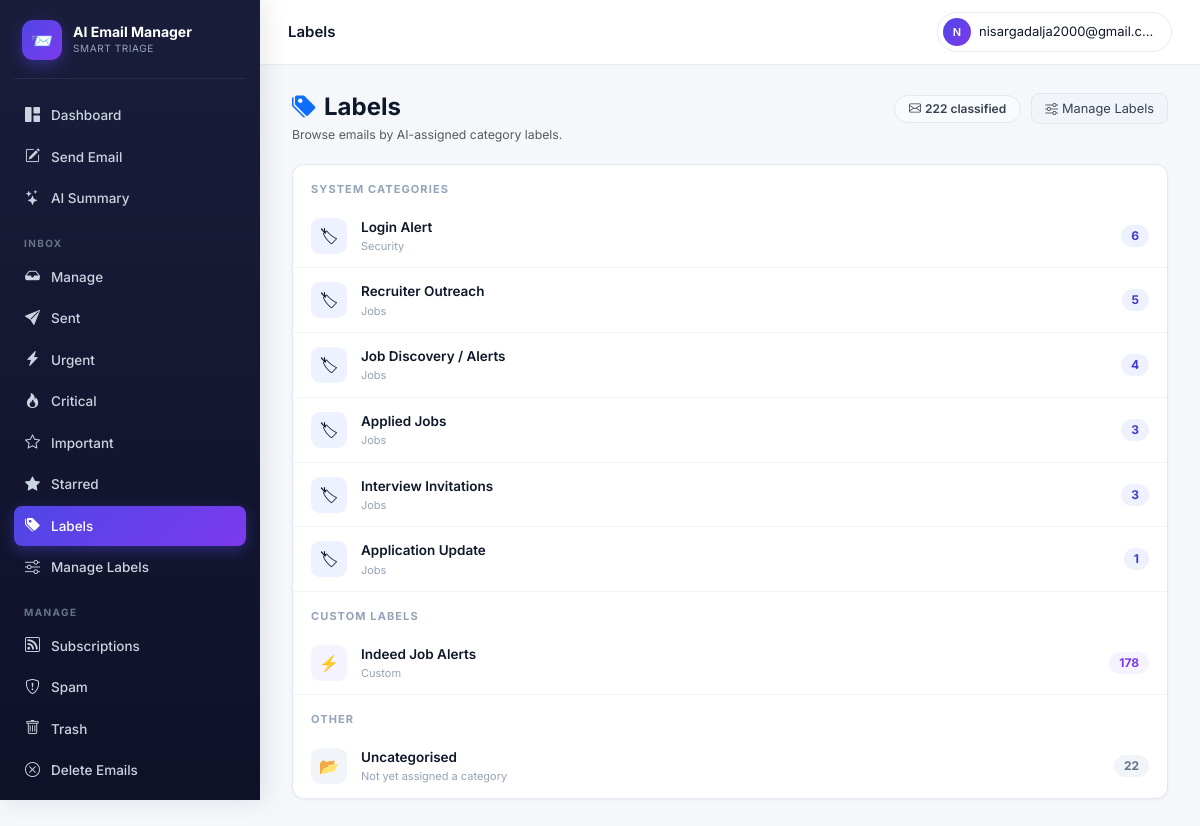
The app's page /accounts/labels/ (signed in) with its own data.
### accounts/models.py (models this page shows, shortened)
class EmailCategory(models.Model):
    slug         = models.SlugField(max_length=64, unique=True)
    name         = models.CharField(max_length=120)
    short_label  = models.CharField(max_length=32)
    group        = models.CharField(max_length=64)
    description  = models.TextField(blank=True)
    default_tier = models.CharField(max_length=16, choices=TIER_CHOICES, default="normal")

class UserCustomCategory(models.Model):
    user        = models.ForeignKey(User, on_delete=models.CASCADE, related_name="custom_categories")
    name        = models.CharField(max_length=100)
    slug        = models.SlugField(max_length=100)
    description = models.TextField(blank=True, help_text="Describe what kinds of emails belong here")
    created_at  = models.DateTimeField(auto_now_add=True)
    class Meta:
        unique_together = [("user", "slug")]

### accounts/views.py (the view)
# urls.py: path("labels/",           views.labels_view,      name="labels"),
@login_required
def labels_view(request):
    sys_labels = (ClassifiedEmail.objects
                  .filter(user=request.user, category__isnull=False)
                  .values("category__id", "category__name", "category__group", "category__short_label")
                  .annotate(count=Count("id"))
                  .order_by("-count"))
    custom_labels = (ClassifiedEmail.objects
                     .filter(user=request.user, custom_category__isnull=False)
                     .values("custom_category__id", "custom_category__name")
                     .annotate(count=Count("id"))
                     .order_by("-count"))
    uncategorised = ClassifiedEmail.objects.filter(
        user=request.user, category__isnull=True, custom_category__isnull=True
    ).count()
    total = ClassifiedEmail.objects.filter(user=request.user).count()
    return render(request, "labels.html", {
        "sys_labels": sys_labels,
        "custom_labels": custom_labels,
        "uncategorised": uncategorised,
        "total": total,
    })

### accounts/context_processors.py (called while the page is built)
def active_job(request):
    if not request.user.is_authenticated:
        return {}
    job = (ClassificationJob.objects
           .filter(user=request.user, status__in=["pending", "running"])
           .order_by("-id").first())
    return {"global_active_job": job}

### templates/labels.html (shortened to what this page needs)
{% extends "base.html" %}{% block title %}Labels{% endblock %}
{% block topbar_title %}Labels{% endblock %}
{% block body %}
<div class="lbl-header">
  <div>
    <h4 class="mb-1 fw-bold" style="color:#0f172a"><i class="bi bi-tags-fill text-primary me-2"></i>Labels</h4>
    <p class="text-muted small mb-0">Browse emails by AI-assigned category labels.</p>
  </div>
  <div style="display:flex;gap:10px;align-items:center">
    <span class="lbl-total"><i class="bi bi-envelope me-1"></i>{{ total }} classified</span>
    <a href="{% url 'manage_labels' %}" style="font-size:.8rem;background:#f1f5f9;color:#374151;border:1px solid #e2e8f0;border-radius:8px;padding:5px 13px;text-decoration:none;white-space:nowrap">
      <i class="bi bi-sliders me-1"></i>Manage Labels
    </a>
  </div>
</div>
<div class="lbl-card">
  {% if sys_labels %}
    <div class="lbl-section">System Categories</div>
    {% for l in sys_labels %}
      <a class="lbl-row" href="{% url 'manage_emails' %}?category={{ l.category__id }}">
        <div class="lbl-icon" style="background:#eef2ff">🏷</div>
        <div style="flex:1;min-width:0">
          <div class="lbl-name">{{ l.category__name }}</div>
          <div class="lbl-group">{{ l.category__group }}</div>
        </div>
        <span class="lbl-count">{{ l.count }}</span>
      </a>
    {% endfor %}
  {% endif %}
  {% if custom_labels %}
    <div class="lbl-section">Custom Labels</div>
    {% for l in custom_labels %}
      <a class="lbl-row" href="{% url 'manage_emails' %}?custom_category={{ l.custom_category__id }}">
        <div class="lbl-icon" style="background:#f5f3ff">⚡</div>
        <div style="flex:1;min-width:0">
          <div class="lbl-name">{{ l.custom_category__name }}</div>
          <div class="lbl-group">Custom</div>
        </div>
        <span class="lbl-count lbl-count-custom">{{ l.count }}</span>
      </a>
    {% endfor %}
  {% endif %}
  {% if uncategorised %}
    <div class="lbl-section">Other</div>
    <a class="lbl-row" href="{% url 'manage_emails' %}">
      <div class="lbl-icon" style="background:#f1f5f9">📂</div>
      <div style="flex:1;min-width:0">
        <div class="lbl-name">Uncategorised</div>
        <div class="lbl-group">Not yet assigned a category</div>
      </div>
      <span class="lbl-count" style="background:#f1f5f9;color:#64748b">{{ uncategorised }}</span>
    </a>
  {% endif %}
</div>
{% endblock %}

### templates/base.html (shortened to what this page needs)
{% load static %}
<!doctype html>
<html lang="en">
<head>
<link href="https://cdn.jsdelivr.net/npm/bootstrap@5.3.3/dist/css/bootstrap.min.css" rel="stylesheet">
<link href="https://cdn.jsdelivr.net/npm/bootstrap-icons@1.11.3/font/bootstrap-icons.css" rel="stylesheet">
</head>
<body>
<div class="app-shell">
  <aside class="sidebar" id="sidebar">
    <div class="brand">
      <div class="brand-logo">📨</div>
      <div>
        <div class="brand-name">AI Email Manager</div>
        <div class="brand-sub">Smart triage</div>
      </div>
    </div>
    <nav>
      <a class="side-link {% if request.resolver_match.url_name == 'dashboard' %}active{% endif %}" href="{% url 'dashboard' %}">
        <i class="bi bi-grid-1x2-fill"></i> Dashboard
      </a>
      <button class="side-link" style="background:none;border:none;width:100%;cursor:pointer;text-align:left"
              onclick="openComposeModal()">
        <i class="bi bi-pencil-square"></i> Send Email
      </button>
      <a class="side-link {% if request.resolver_match.url_name == 'email_summary' %}active{% endif %}" href="{% url 'email_summary' %}">
        <i class="bi bi-stars"></i> AI Summary
      </a>
      <div class="side-section">Inbox</div>
      <a class="side-link {% if request.resolver_match.url_name == 'manage_emails' %}active{% endif %}" href="{% url 'manage_emails' %}">
        <i class="bi bi-inbox-fill"></i> Manage
      </a>
      <a class="side-link {% if request.resolver_match.url_name == 'sent' %}active{% endif %}" href="{% url 'sent' %}">
        <i class="bi bi-send-fill"></i> Sent
      </a>
      <a class="side-link {% if request.resolver_match.url_name == 'action_needed' %}active{% endif %}" href="{% url 'action_needed' %}">
        <i class="bi bi-lightning-charge-fill"></i> Urgent
      </a>
      <a class="side-link {% if request.resolver_match.url_name == 'urgent' %}active{% endif %}" href="{% url 'urgent' %}">
        <i class="bi bi-fire"></i> Critical
      </a>
      <a class="side-link {% if request.resolver_match.url_name == 'important' %}active{% endif %}" href="{% url 'important' %}">
        <i class="bi bi-star"></i> Important
      </a>
      <a class="side-link {% if request.resolver_match.url_name == 'starred' %}active{% endif %}" href="{% url 'starred' %}">
        <i class="bi bi-star-fill"></i> Starred
      </a>
      <a class="side-link {% if request.resolver_match.url_name == 'labels' %}active{% endif %}" href="{% url 'labels' %}">
        <i class="bi bi-tags-fill"></i> Labels
      </a>
      <a class="side-link {% if request.resolver_match.url_name == 'manage_labels' %}active{% endif %}" href="{% url 'manage_labels' %}">
        <i class="bi bi-sliders"></i> Manage Labels
      </a>
      <div class="side-section">Manage</div>
      <a class="side-link {% if request.resolver_match.url_name == 'subscriptions' %}active{% endif %}" href="{% url 'subscriptions' %}">
        <i class="bi bi-rss"></i> Subscriptions
      </a>
      <a class="side-link {% if request.resolver_match.url_name == 'spam' %}active{% endif %}" href="{% url 'spam' %}">
        <i class="bi bi-shield-exclamation"></i> Spam
      </a>
      <a class="side-link {% if request.resolver_match.url_name == 'trash' %}active{% endif %}" href="{% url 'trash' %}">
        <i class="bi bi-trash"></i> Trash
      </a>
      <a class="side-link {% if request.resolver_match.url_name == 'delete_emails' %}active{% endif %}" href="{% url 'delete_emails' %}">
        <i class="bi bi-x-circle"></i> Delete Emails
      </a>
      <div class="side-section">Settings</div>
    </nav>
  </aside>
  <div class="main-wrap">
    <header class="topbar">
      <div class="topbar-left">
        <div class="topbar-title">{% block topbar_title %}{% endblock %}</div>
      </div>
      <div class="topbar-right">
        <div class="dropdown">
          <button class="user-chip dropdown-toggle" data-bs-toggle="dropdown" aria-expanded="false">
            <span class="user-avatar">{{ user.email|slice:":1"|upper }}</span>
            <span class="d-none d-sm-inline" style="max-width:180px;overflow:hidden;text-overflow:ellipsis;white-space:nowrap">{{ user.email }}</span>
          </button>
        </div>
      </div>
    </header>
    <main class="main">
      {% block body %}{% endblock %}
    </main>
  </div>
</div>
</body>
</html>

### templates/base.html (style rules this page uses)
:root { --bg:#f5f7fb;--surface:#fff;--border:#e7ebf2; --text:#0f172a;--muted:#64748b; --primary:#4f46e5;--primary-2:#4338ca;--primary-light:#eef2ff; --critical:#dc2626;--important:#f59e0b;--normal:#3b82f6;--low:#94a3b8;--ignore:#475569; --gradient:linear-gradient(135deg,#667eea 0%,#764ba2 100%); --gradient-2:linear-gradient(135deg,#4f46e5 0%,#7c3aed 100%); --sidebar-w:260px; }
* { box-sizing:border-box }
html,body { margin:0;padding:0 }
body { font-family:'Inter',-apple-system,BlinkMacSystemFont,'Segoe UI',sans-serif;background:var(--bg);color:var(--text);font-size:14px;line-height:1.5;-webkit-font-smoothing:antialiased }
.app-shell { display:flex;min-height:100vh }
.sidebar { width:var(--sidebar-w);background:linear-gradient(180deg,#1a1d3a 0%,#0f1129 100%);color:#cbd5e1;padding:20px 14px 60px;flex-shrink:0;position:fixed;top:0;left:0;height:100vh;overflow-y:auto;-webkit-overflow-scrolling:touch;overscroll-behavior:contain;z-index:200;transition:transform .25s ease;box-shadow:4px 0 24px rgba(15,23,42,.1) }
.main-wrap { flex:1;min-width:0;background:var(--bg);margin-left:var(--sidebar-w);transition:margin-left .25s ease }
.brand { display:flex;align-items:center;gap:11px;padding:0 8px 18px;border-bottom:1px solid rgba(255,255,255,.08);margin-bottom:16px }
.brand-logo { width:40px;height:40px;background:var(--gradient-2);border-radius:11px;display:grid;place-items:center;font-size:18px;flex-shrink:0;box-shadow:0 6px 16px rgba(79,70,229,.4) }
.brand-name { color:#fff;font-weight:700;font-size:14px;line-height:1.2 }
.brand-sub { color:#94a3b8;font-size:10px;letter-spacing:.06em;text-transform:uppercase;margin-top:1px }
.side-section { color:#64748b;font-size:10px;letter-spacing:.14em;text-transform:uppercase;padding:16px 10px 6px;font-weight:700 }
.side-link { display:flex;align-items:center;gap:10px;color:#cbd5e1;text-decoration:none;padding:9px 10px;border-radius:8px;font-size:13.5px;font-weight:500;transition:all .15s;margin-bottom:1px }
.side-link i { font-size:15px;width:17px;text-align:center;flex-shrink:0 }
.side-link.active { background:var(--gradient-2);color:#fff;box-shadow:0 5px 14px rgba(79,70,229,.38) }
.topbar { display:flex;align-items:center;justify-content:space-between;background:#fff;border-bottom:1px solid var(--border);padding:12px 28px;position:sticky;top:0;z-index:100;gap:12px }
.topbar-left { display:flex;align-items:center;gap:14px }
.topbar-title { font-weight:600;font-size:15px;color:var(--text) }
.topbar-right { display:flex;align-items:center;gap:10px }
.user-chip { display:flex;align-items:center;gap:8px;background:#fff;border:1px solid var(--border);padding:5px 12px 5px 5px;border-radius:30px;cursor:pointer;font-size:13px;color:var(--text);transition:all .15s }
.user-chip::after { display:none }
.user-avatar { width:28px;height:28px;border-radius:50%;background:var(--gradient-2);color:#fff;font-weight:600;display:grid;place-items:center;font-size:11px;flex-shrink:0 }
.main { padding:28px 32px;max-width:1400px }

### templates/labels.html (style rules this page uses)
.lbl-header { display:flex;align-items:flex-start;justify-content:space-between;flex-wrap:wrap;gap:12px;margin-bottom:20px }
.lbl-card { background:#fff;border:1px solid #e2e8f0;border-radius:12px;overflow:hidden;box-shadow:0 1px 3px rgba(0,0,0,.05) }
.lbl-row { display:flex;align-items:center;gap:14px;padding:13px 18px;border-bottom:1px solid #f1f5f9;text-decoration:none;color:inherit;transition:background .13s }
.lbl-row:last-child { border-bottom:none }
.lbl-icon { width:36px;height:36px;border-radius:9px;display:grid;place-items:center;font-size:16px;flex-shrink:0 }
.lbl-name { font-weight:600;font-size:13.5px;color:#0f172a;flex:1 }
.lbl-group { font-size:11px;color:#94a3b8;margin-top:1px }
.lbl-count { background:#eef2ff;color:#4338ca;border-radius:20px;padding:2px 10px;font-size:12px;font-weight:700 }
.lbl-count-custom { background:#f5f3ff;color:#7c3aed }
.lbl-section { font-size:11px;text-transform:uppercase;letter-spacing:.1em;font-weight:700;color:#94a3b8;padding:16px 18px 6px }
.lbl-total { background:#f8fafc;color:#374151;border-radius:20px;padding:4px 14px;font-size:12px;font-weight:600;border:1px solid #e2e8f0 }

### records on screen
EmailCategory: category__name "Login Alert", category__group "Security", count "6"
EmailCategory: category__name "Recruiter Outreach", category__group "Jobs", count "5"
EmailCategory: category__name "Job Discovery / Alerts", category__group "Jobs", count "4"
EmailCategory: category__name "Applied Jobs", category__group "Jobs", count "3"
EmailCategory: category__name "Interview Invitations", category__group "Jobs", count "3"
EmailCategory: category__name "Application Update", category__group "Jobs", count "1"
UserCustomCategory: custom_category__name "Indeed Job Alerts", count "178"

### other values on screen
{{ user.email|slice:":1"|upper }} "N"
{{ user.email }} "nisargadalja2000@gmail.c…"
{{ total }} "222"
{{ uncategorised }} "22"
